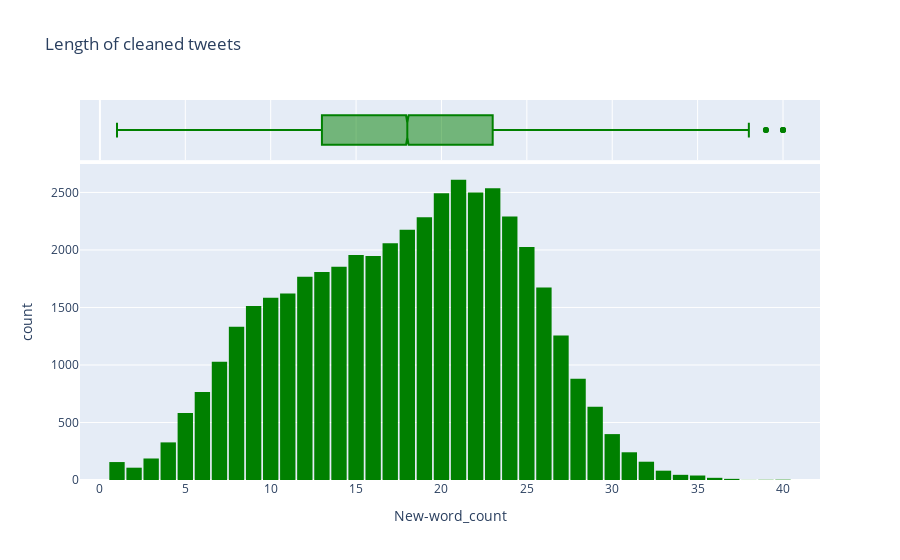

Source (notebook cell):
### Code cell
print(covid_select["New-word_count"].describe())
fig = px.histogram(covid_select,
                  x='New-word_count',
                  marginal='box',
                  title="Length of cleaned tweets",
                  color_discrete_sequence=['green'])
fig.update_layout(bargap=0.1)
fig.show()

### Figure 1 — Plotly figure (JSON) as saved in the notebook; plotly's stock layout.template omitted (floating-point values rounded to 4 significant figures; data arrays with more than 128 entries replaced by an {"elided": "..."} marker saying what was removed)
{"data": [{"alignmentgroup": "True", "bingroup": "x", "hovertemplate": "New-word_count=%{x}<br>count=%{y}<extra></extra>", "legendgroup": "", "marker": {"color": "green", "pattern": {"shape": ""}}, "name": "", "offsetgroup": "", "orientation": "v", "showlegend": false, "type": "histogram", "x": {"elided": "44955 int values"}, "xaxis": "x", "yaxis": "y"}, {"alignmentgroup": "True", "hovertemplate": "New-word_count=%{x}<extra></extra>", "legendgroup": "", "marker": {"color": "green"}, "name": "", "notched": true, "offsetgroup": "", "showlegend": false, "type": "box", "x": {"elided": "44955 int values"}, "xaxis": "x2", "yaxis": "y2"}], "layout": {"bargap": 0.1, "barmode": "relative", "legend": {"tracegroupgap": 0}, "title": {"text": "Length of cleaned tweets"}, "xaxis": {"anchor": "y", "domain": [0, 1], "title": {"text": "New-word_count"}}, "xaxis2": {"anchor": "y2", "domain": [0, 1], "matches": "x", "showgrid": true, "showticklabels": false}, "yaxis": {"anchor": "x", "domain": [0, 0.8316], "title": {"text": "count"}}, "yaxis2": {"anchor": "x2", "domain": [0.8416, 1], "matches": "y2", "showgrid": false, "showline": false, "showticklabels": false, "ticks": ""}}}
